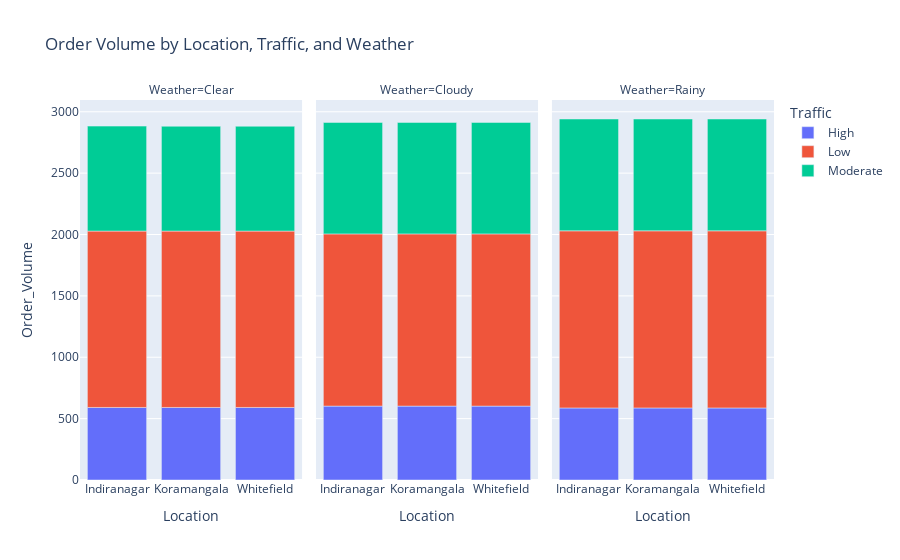

Notebook source saved alongside this figure:
### Code cell
# Grouping data by Location, Weather, and Traffic to get the order volume count
location_weather_traffic_data=analysis_data.groupby(['Location','Weather','Traffic'])['Order_Volume'].size().reset_index()
# Creating a bar plot to visualize order volume across locations, weather, and traffic
fig=px.bar(location_weather_traffic_data,x='Location',y='Order_Volume',color='Traffic',facet_col='Weather',
           title='Order Volume by Location, Traffic, and Weather',
           labels={'Location':'Location','Order_Volume':'Order_Volume','Traffic':'Traffic','Weather':'Weather'})
fig.show()

### Figure 1 — Plotly figure (JSON) as saved in the notebook; plotly's stock layout.template omitted (floating-point values rounded to 4 significant figures)
{"data": [{"alignmentgroup": "True", "hovertemplate": "Traffic=High<br>Weather=Clear<br>Location=%{x}<br>Order_Volume=%{y}<extra></extra>", "legendgroup": "High", "marker": {"color": "#636efa", "pattern": {"shape": ""}}, "name": "High", "offsetgroup": "High", "orientation": "v", "showlegend": true, "textposition": "auto", "type": "bar", "x": ["Indiranagar", "Koramangala", "Whitefield"], "xaxis": "x", "y": [591, 591, 591], "yaxis": "y"}, {"alignmentgroup": "True", "hovertemplate": "Traffic=High<br>Weather=Cloudy<br>Location=%{x}<br>Order_Volume=%{y}<extra></extra>", "legendgroup": "High", "marker": {"color": "#636efa", "pattern": {"shape": ""}}, "name": "High", "offsetgroup": "High", "orientation": "v", "showlegend": false, "textposition": "auto", "type": "bar", "x": ["Indiranagar", "Koramangala", "Whitefield"], "xaxis": "x2", "y": [602, 602, 602], "yaxis": "y2"}, {"alignmentgroup": "True", "hovertemplate": "Traffic=High<br>Weather=Rainy<br>Location=%{x}<br>Order_Volume=%{y}<extra></extra>", "legendgroup": "High", "marker": {"color": "#636efa", "pattern": {"shape": ""}}, "name": "High", "offsetgroup": "High", "orientation": "v", "showlegend": false, "textposition": "auto", "type": "bar", "x": ["Indiranagar", "Koramangala", "Whitefield"], "xaxis": "x3", "y": [587, 587, 587], "yaxis": "y3"}, {"alignmentgroup": "True", "hovertemplate": "Traffic=Low<br>Weather=Clear<br>Location=%{x}<br>Order_Volume=%{y}<extra></extra>", "legendgroup": "Low", "marker": {"color": "#EF553B", "pattern": {"shape": ""}}, "name": "Low", "offsetgroup": "Low", "orientation": "v", "showlegend": true, "textposition": "auto", "type": "bar", "x": ["Indiranagar", "Koramangala", "Whitefield"], "xaxis": "x", "y": [1437, 1437, 1437], "yaxis": "y"}, {"alignmentgroup": "True", "hovertemplate": "Traffic=Low<br>Weather=Cloudy<br>Location=%{x}<br>Order_Volume=%{y}<extra></extra>", "legendgroup": "Low", "marker": {"color": "#EF553B", "pattern": {"shape": ""}}, "name": "Low", "offsetgroup": "Low", "orientation": "v", "showlegend": false, "textposition": "auto", "type": "bar", "x": ["Indiranagar", "Koramangala", "Whitefield"], "xaxis": "x2", "y": [1403, 1403, 1403], "yaxis": "y2"}, {"alignmentgroup": "True", "hovertemplate": "Traffic=Low<br>Weather=Rainy<br>Location=%{x}<br>Order_Volume=%{y}<extra></extra>", "legendgroup": "Low", "marker": {"color": "#EF553B", "pattern": {"shape": ""}}, "name": "Low", "offsetgroup": "Low", "orientation": "v", "showlegend": false, "textposition": "auto", "type": "bar", "x": ["Indiranagar", "Koramangala", "Whitefield"], "xaxis": "x3", "y": [1443, 1443, 1443], "yaxis": "y3"}, {"alignmentgroup": "True", "hovertemplate": "Traffic=Moderate<br>Weather=Clear<br>Location=%{x}<br>Order_Volume=%{y}<extra></extra>", "legendgroup": "Moderate", "marker": {"color": "#00cc96", "pattern": {"shape": ""}}, "name": "Moderate", "offsetgroup": "Moderate", "orientation": "v", "showlegend": true, "textposition": "auto", "type": "bar", "x": ["Indiranagar", "Koramangala", "Whitefield"], "xaxis": "x", "y": [855, 854, 854], "yaxis": "y"}, {"alignmentgroup": "True", "hovertemplate": "Traffic=Moderate<br>Weather=Cloudy<br>Location=%{x}<br>Order_Volume=%{y}<extra></extra>", "legendgroup": "Moderate", "marker": {"color": "#00cc96", "pattern": {"shape": ""}}, "name": "Moderate", "offsetgroup": "Moderate", "orientation": "v", "showlegend": false, "textposition": "auto", "type": "bar", "x": ["Indiranagar", "Koramangala", "Whitefield"], "xaxis": "x2", "y": [908, 908, 908], "yaxis": "y2"}, {"alignmentgroup": "True", "hovertemplate": "Traffic=Moderate<br>Weather=Rainy<br>Location=%{x}<br>Order_Volume=%{y}<extra></extra>", "legendgroup": "Moderate", "marker": {"color": "#00cc96", "pattern": {"shape": ""}}, "name": "Moderate", "offsetgroup": "Moderate", "orientation": "v", "showlegend": false, "textposition": "auto", "type": "bar", "x": ["Indiranagar", "Koramangala", "Whitefield"], "xaxis": "x3", "y": [911, 911, 911], "yaxis": "y3"}], "layout": {"annotations": [{"font": {}, "showarrow": false, "text": "Weather=Clear", "x": 0.16, "xanchor": "center", "xref": "paper", "y": 1, "yanchor": "bottom", "yref": "paper"}, {"font": {}, "showarrow": false, "text": "Weather=Cloudy", "x": 0.5, "xanchor": "center", "xref": "paper", "y": 1, "yanchor": "bottom", "yref": "paper"}, {"font": {}, "showarrow": false, "text": "Weather=Rainy", "x": 0.84, "xanchor": "center", "xref": "paper", "y": 1, "yanchor": "bottom", "yref": "paper"}], "barmode": "relative", "legend": {"title": {"text": "Traffic"}, "tracegroupgap": 0}, "title": {"text": "Order Volume by Location, Traffic, and Weather"}, "xaxis": {"anchor": "y", "domain": [0, 0.32], "title": {"text": "Location"}}, "xaxis2": {"anchor": "y2", "domain": [0.34, 0.66], "matches": "x", "title": {"text": "Location"}}, "xaxis3": {"anchor": "y3", "domain": [0.68, 1.0], "matches": "x", "title": {"text": "Location"}}, "yaxis": {"anchor": "x", "domain": [0, 1], "title": {"text": "Order_Volume"}}, "yaxis2": {"anchor": "x2", "domain": [0, 1], "matches": "y", "showticklabels": false}, "yaxis3": {"anchor": "x3", "domain": [0, 1], "matches": "y", "showticklabels": false}}}
